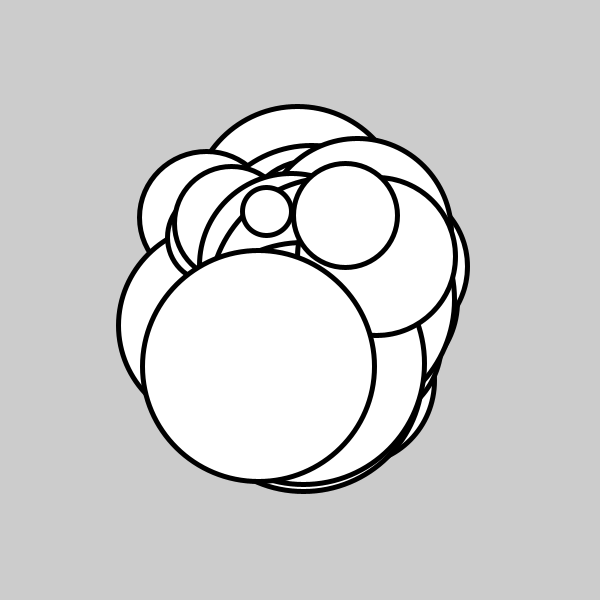
Frame 1 (no input)
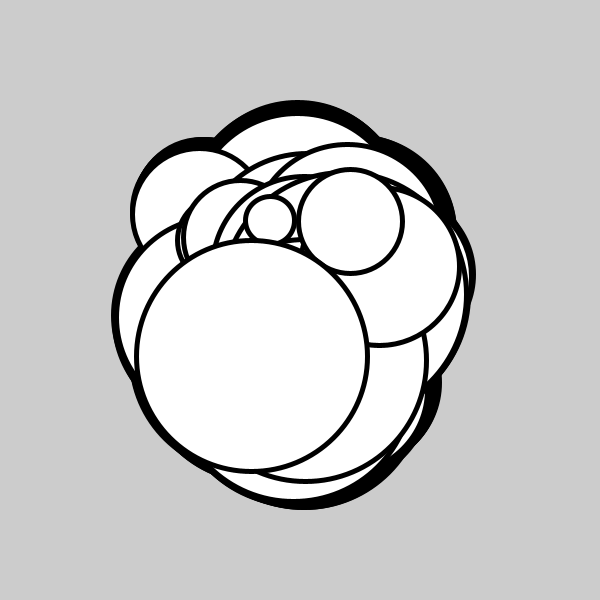
Frame 60 (the mouse pressed at the canvas centre just before this capture)
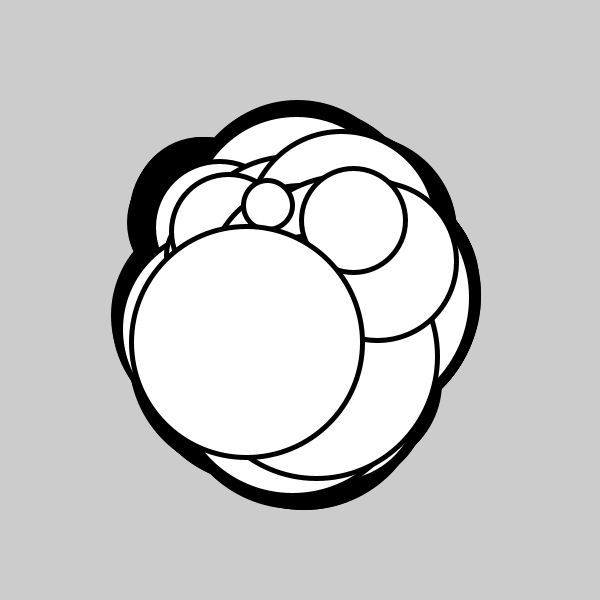
Frame 120 (the mouse held since frame 60 and released just before this capture)

The Processing sketch that drew these frames (run headless with seeded random() and noise(); from frame 60 on, the mouse is pressed at the canvas centre):

// Processing sketch: OOP_4
// ── OOP_4.pde
Mover[] myMover;
int n = 50;

void setup() {
  size(600, 600);
  myMover = new Mover[n];
  int i = 0;
  while (i < n) {
    myMover[i] = new Mover();
    i++;
  }
}

void draw() {
  int i = 0;
  while (i < n) {
    myMover[i].act();
    myMover[i].show();
    i++;
    
  }
}

class Mover {

  //instance variables
  float x,y,r;
  
  //constructor
  Mover() {
    x = (random(200,400));
    y = (random(200,400));
    r = (random(0,255));
  }

  // behavior functions
  void show() {
    stroke(0);
    strokeWeight(5);
    circle(x,y,r);
  }

  void act() {
    x = x + random(-2, 2);
    y = y + random(-2, 2); 
  }
}
